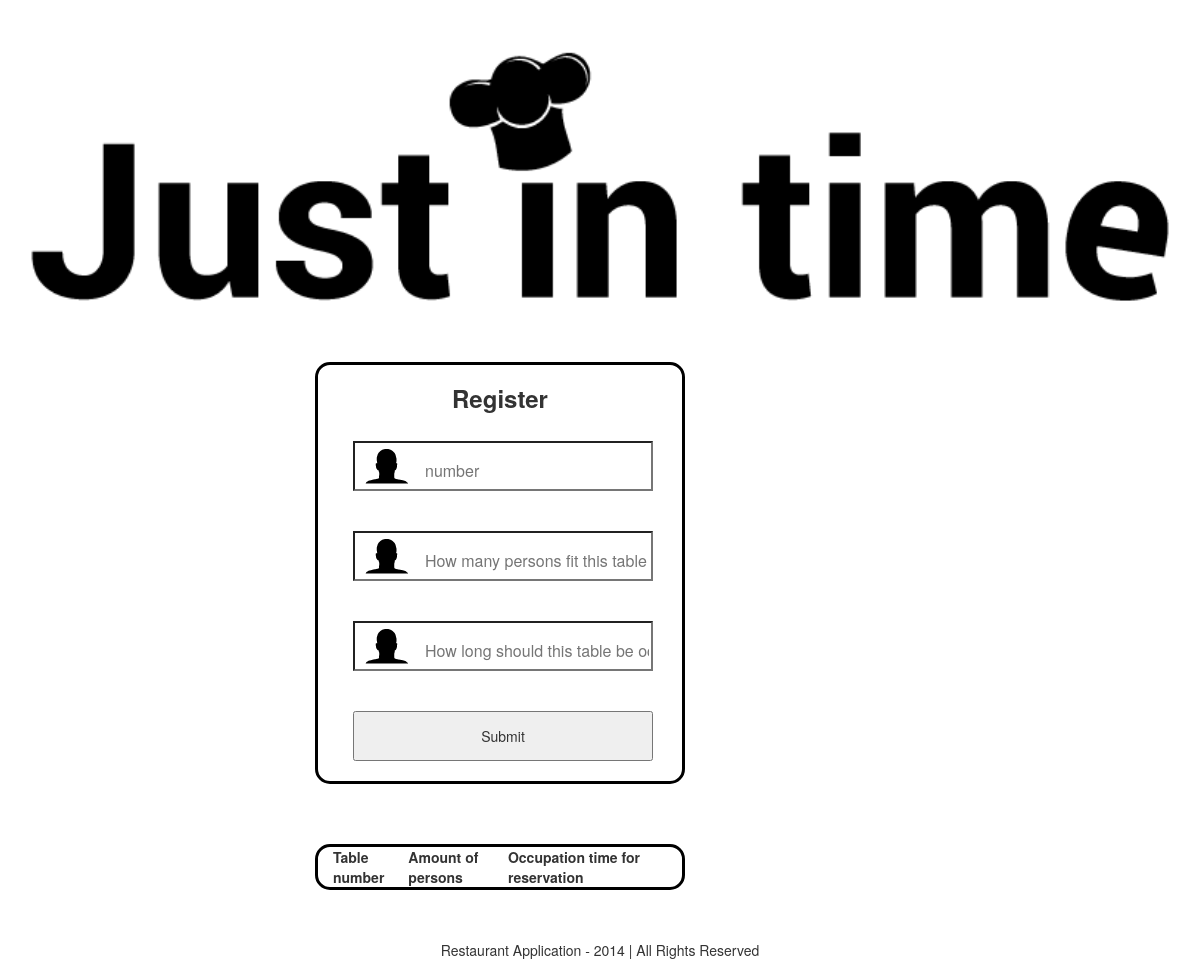
/tafels.php, run on an earlier commit of the app's database.
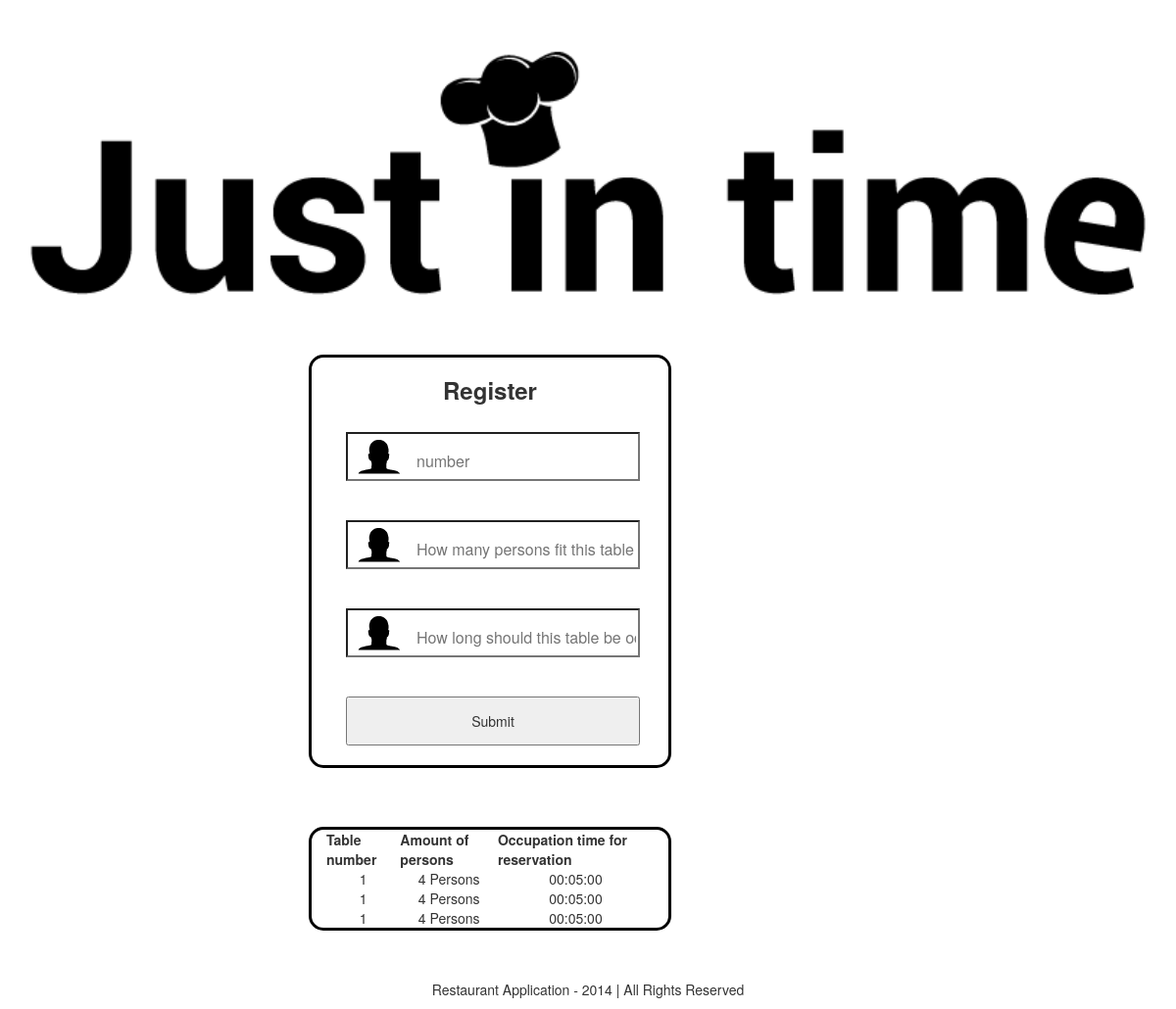
And on a later commit of the database.
### tables this page shows
CREATE TABLE IF NOT EXISTS `tbltafel` (
  `Tafel_Id` int(11) unsigned NOT NULL AUTO_INCREMENT,
  `Tafel_Nummering` int(255) NOT NULL,
  `Tafel_AantalPersonen` int(25) NOT NULL,
  `Tafel_BezetTijd` time NOT NULL,
  `Reservatie_Id` int(11) NOT NULL,
  PRIMARY KEY (`Tafel_Id`),
  KEY `Reservatie_Id` (`Reservatie_Id`)
);

### classes/Tafels.class.php (called while the page is built, shortened)
<?php
	include_once("DB.class.php");
	class Table
	{
		public function AllTables(){
			$db = new DB();
			$sql = "select * from tbltafel";
			$res= $db->conn->query($sql);
			return($res);
		}
	}
?>

### classes/DB.class.php (called while the page is built, shortened)
<?php
	class DB
	{
		private $m_sHost = "localhost";
		private $m_sUser = "root";
		private $m_sPassword = "root";
		private $m_sDatabase = "justintime";
		public function __construct()
		{
			$this->conn = new mysqli($this->m_sHost, $this->m_sUser, $this->m_sPassword, $this->m_sDatabase);
		}
	}
?>

### tafels.php (the view, shortened to what this page needs)
<?php
	include_once("classes/Tafels.class.php");
	$t = new Table();
?><!DOCTYPE html>
<html lang="en">
<head>
	<link rel="stylesheet" type="text/css" href="css/main.css">
</head>
<body >
	<div class="container">
		<header class="row headerLogo">
			<img class="img-responsive col-xs-12" src="images/logo.png" alt="">
		</header>
		<section class="formRegister col-md-4 col-md-offset-4">
			<form  action="" method="post">
				<h3 id="titleRegister">Register</h3>
				<input id="iconUsername" type="text" name="number" placeholder="number"  value="<?php if(isset($_POST['number'])){ echo $_POST['number'];} ?>">
				<input id="iconUsername" type="text" name="person"  placeholder="How many persons fit this table ?"  value="<?php if(isset($_POST['person'])){ echo $_POST['person']; } ?>">
				<input id="iconUsername" type="text" name="occupation" placeholder="How long should this table be occupied ? in minutes !"  value="<?php if(isset($_POST['occupation'])){ echo $_POST['occupation']; } ?>">
				<input type="submit" value="Submit">
			</form>
		</section>
		<section class="formRegister col-md-4 col-md-offset-4">
		<table>
			<thead>
				<tr>
					<th>Table number</th>
					<th>Amount of persons</th>
					<th>Occupation time for reservation</th>
				</tr>
			</thead>
			<tbody>
				<?php
                        if (isset($_POST))
                        {
                            $res = $t->AllTables();
                            while($t = $res->fetch_assoc())
                            {
                            echo "<tr><td>" .$t['Tafel_Nummering'] . "</td>";
                            echo "<td>" .$t['Tafel_AantalPersonen'] . " Persons </td>";
                            echo "<td>" .$t['Tafel_BezetTijd'] . " </td></tr>";
                            }
                          }
                          ?>
             </tbody>
         </table>
	</section>
		<?php include("includes/include.footer.php"); ?>
	</div>
</body>
<html>

### includes/include.footer.php
<footer class="row ">
	<div class=" col-xs-12 footerText">
		<p>Restaurant Application - 2014 | All Rights Reserved</p>
	</div>
</footer>

### css/main.css (style rules this page uses)
body { text-align: center; margin-right: auto; margin-left: auto; }
.headerLogo { margin-top: 50px; }
.footerText { margin-top: 50px; }
.formRegister { margin-top: 60px; width: 370px; height: auto; border: 3px solid #000; border-radius: 15px; }
#titleRegister { font-weight: bold }
input { width: 300px; height: 50px; margin:20px; }
#iconUsername { background-image: url(../images/profileIcon.png); float: left; padding-left: 70px; padding-top: 10px; background-repeat: no-repeat; background-position: 10px; font-size: 16px; }
section { margin-left: 25% !important; }

What changed in the data, as far as the page shows it:
added tbltafel: Tafel_Nummering "1", Tafel_AantalPersonen "4", Tafel_BezetTijd "00:05:00"
added tbltafel: Tafel_Nummering "1", Tafel_AantalPersonen "4", Tafel_BezetTijd "00:05:00"
added tbltafel: Tafel_Nummering "1", Tafel_AantalPersonen "4", Tafel_BezetTijd "00:05:00"
